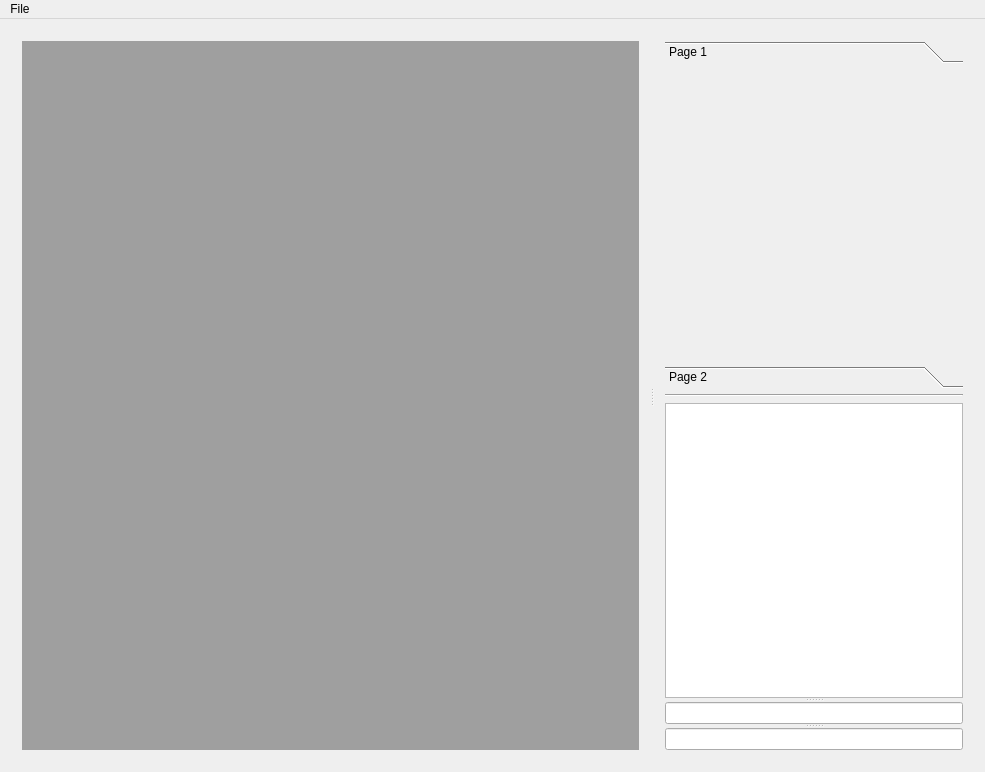
<?xml version="1.0" encoding="UTF-8"?>
<ui version="4.0">
 <class>MainWindow</class>
 <widget class="QMainWindow" name="MainWindow">
  <property name="geometry">
   <rect>
    <x>0</x>
    <y>0</y>
    <width>985</width>
    <height>772</height>
   </rect>
  </property>
  <property name="windowTitle">
   <string>MainWindow</string>
  </property>
  <widget class="QWidget" name="centralWidget">
   <layout class="QHBoxLayout" name="horizontalLayout_4">
    <item>
     <widget class="QSplitter" name="splitter_2">
      <property name="orientation">
       <enum>Qt::Horizontal</enum>
      </property>
      <widget class="QWidget" name="verticalLayoutWidget">
       <layout class="QVBoxLayout" name="verticalLayout" stretch="0,0">
        <item>
         <widget class="QMdiArea" name="tableArea">
          <property name="sizePolicy">
           <sizepolicy hsizetype="Expanding" vsizetype="Expanding">
            <horstretch>0</horstretch>
            <verstretch>4</verstretch>
           </sizepolicy>
          </property>
          <property name="sizeAdjustPolicy">
           <enum>QAbstractScrollArea::AdjustIgnored</enum>
          </property>
          <property name="viewMode">
           <enum>QMdiArea::SubWindowView</enum>
          </property>
          <property name="documentMode">
           <bool>false</bool>
          </property>
          <property name="tabPosition">
           <enum>QTabWidget::South</enum>
          </property>
         </widget>
        </item>
        <item>
         <layout class="QHBoxLayout" name="turnOrder"/>
        </item>
       </layout>
      </widget>
      <widget class="QWidget" name="layoutWidget">
       <layout class="QVBoxLayout" name="verticalLayout_2" stretch="0,0,0">
        <item>
         <widget class="QToolBox" name="actionMenu">
          <property name="sizePolicy">
           <sizepolicy hsizetype="Preferred" vsizetype="Preferred">
            <horstretch>0</horstretch>
            <verstretch>0</verstretch>
           </sizepolicy>
          </property>
          <property name="currentIndex">
           <number>0</number>
          </property>
          <widget class="QWidget" name="page">
           <property name="geometry">
            <rect>
             <x>0</x>
             <y>0</y>
             <width>102</width>
             <height>79</height>
            </rect>
           </property>
           <attribute name="label">
            <string>Page 1</string>
           </attribute>
          </widget>
          <widget class="QWidget" name="page_2">
           <property name="geometry">
            <rect>
             <x>0</x>
             <y>0</y>
             <width>96</width>
             <height>26</height>
            </rect>
           </property>
           <attribute name="label">
            <string>Page 2</string>
           </attribute>
          </widget>
         </widget>
        </item>
        <item>
         <widget class="Line" name="line">
          <property name="sizePolicy">
           <sizepolicy hsizetype="Minimum" vsizetype="Fixed">
            <horstretch>1</horstretch>
            <verstretch>0</verstretch>
           </sizepolicy>
          </property>
          <property name="orientation">
           <enum>Qt::Horizontal</enum>
          </property>
         </widget>
        </item>
        <item>
         <widget class="QSplitter" name="splitter">
          <property name="sizePolicy">
           <sizepolicy hsizetype="Preferred" vsizetype="Expanding">
            <horstretch>0</horstretch>
            <verstretch>0</verstretch>
           </sizepolicy>
          </property>
          <property name="baseSize">
           <size>
            <width>200</width>
            <height>0</height>
           </size>
          </property>
          <property name="orientation">
           <enum>Qt::Vertical</enum>
          </property>
          <widget class="QTextBrowser" name="msgList">
           <property name="sizePolicy">
            <sizepolicy hsizetype="Expanding" vsizetype="Expanding">
             <horstretch>0</horstretch>
             <verstretch>3</verstretch>
            </sizepolicy>
           </property>
          </widget>
          <widget class="QLineEdit" name="pseudoField"/>
          <widget class="QLineEdit" name="msgField"/>
         </widget>
        </item>
       </layout>
      </widget>
     </widget>
    </item>
   </layout>
  </widget>
  <widget class="QMenuBar" name="menuBar">
   <property name="geometry">
    <rect>
     <x>0</x>
     <y>0</y>
     <width>985</width>
     <height>25</height>
    </rect>
   </property>
   <widget class="QMenu" name="menuFile">
    <property name="title">
     <string>File</string>
    </property>
    <addaction name="actionModify_Background"/>
   </widget>
   <addaction name="menuFile"/>
  </widget>
  <action name="actionModify_Background">
   <property name="text">
    <string>Create Map...</string>
   </property>
   <property name="menuRole">
    <enum>QAction::TextHeuristicRole</enum>
   </property>
  </action>
 </widget>
 <layoutdefault spacing="6" margin="11"/>
 <resources/>
 <connections/>
</ui>
